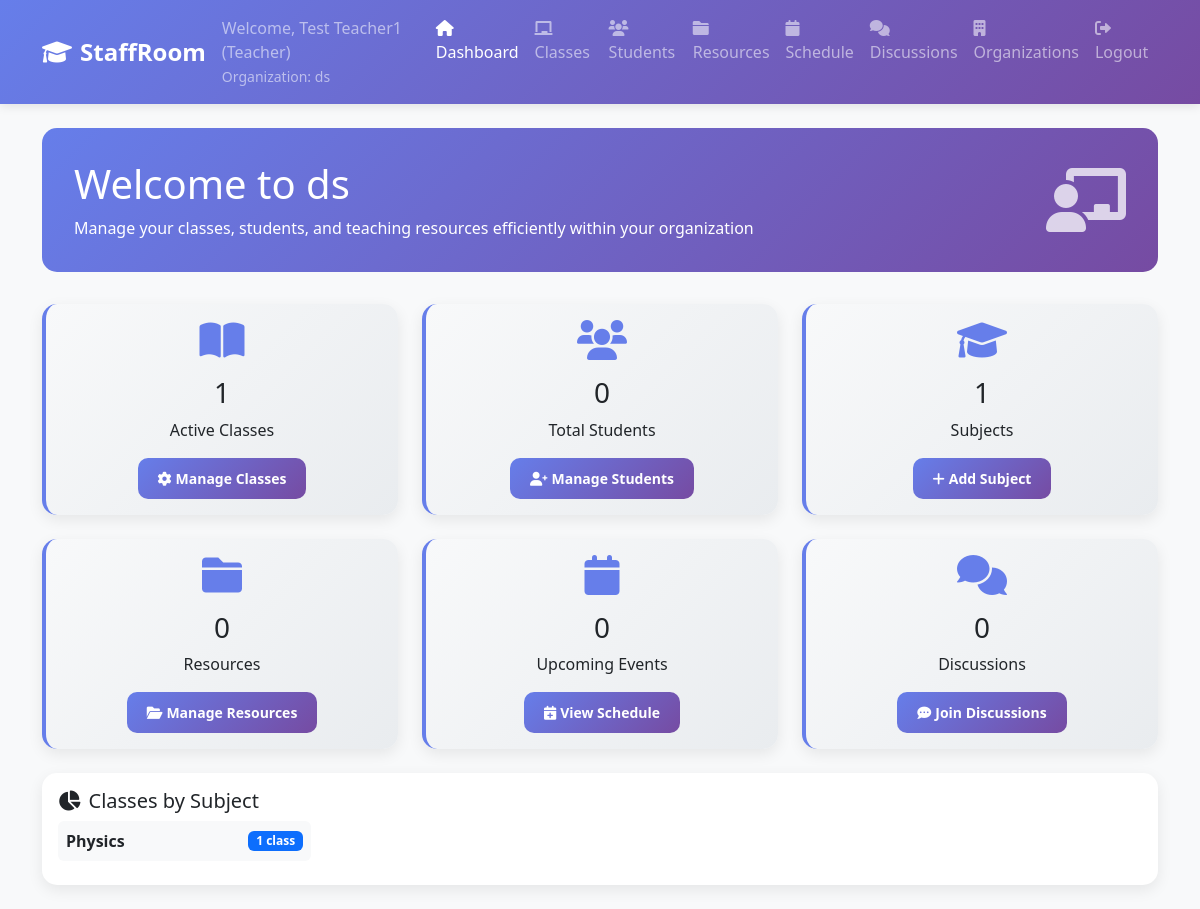
/dashboard (signed in), run on the app's committed database.
### tables this page shows
CREATE TABLE organizations (
                id INTEGER PRIMARY KEY AUTOINCREMENT,
                name TEXT NOT NULL,
                description TEXT,
                about TEXT,
                location TEXT,
                contact_email TEXT,
                contact_phone TEXT,
                website TEXT,
                logo_filename TEXT,
                logo_path TEXT,
                is_public BOOLEAN DEFAULT 1,
                discussion_privacy TEXT DEFAULT 'public' CHECK (discussion_privacy IN ('public', 'private')),
                created_by INTEGER NOT NULL,
                created_at TIMESTAMP DEFAULT CURRENT_TIMESTAMP,
                updated_at TIMESTAMP DEFAULT CURRENT_TIMESTAMP, banner_filename TEXT, banner_path TEXT,
                FOREIGN KEY (created_by) REFERENCES users (id)
            );

CREATE TABLE classes (
                id INTEGER PRIMARY KEY AUTOINCREMENT,
                name TEXT NOT NULL,
                description TEXT,
                subject_id INTEGER NOT NULL,
                grade_level INTEGER NOT NULL CHECK (grade_level BETWEEN 1 AND 12),
                teacher_id INTEGER NOT NULL,
                created_at TIMESTAMP DEFAULT CURRENT_TIMESTAMP, organization_id INTEGER,
                FOREIGN KEY (subject_id) REFERENCES subjects (id),
                FOREIGN KEY (teacher_id) REFERENCES users (id)
            );

CREATE TABLE subjects (
                id INTEGER PRIMARY KEY AUTOINCREMENT,
                name TEXT UNIQUE NOT NULL,
                description TEXT,
                is_custom BOOLEAN DEFAULT 0,
                created_by INTEGER,
                created_at TIMESTAMP DEFAULT CURRENT_TIMESTAMP,
                FOREIGN KEY (created_by) REFERENCES users (id)
            );

### web_app.py (the view)
    def decorated_function(*args, **kwargs):
        if 'user_id' not in session:
            return redirect(url_for('login'))
        user_organizations = db.get_user_organizations(session['user_id'])
        if not user_organizations:
            flash('You must join an organization to access this feature.', 'warning')
            return redirect(url_for('organizations'))
        return f(*args, **kwargs)

### web_app.py (called while the page is built)
def require_organization_access(f):
    def decorated_function(*args, **kwargs):
        if 'user_id' not in session:
            return redirect(url_for('login'))
        user_organizations = db.get_user_organizations(session['user_id'])
        if not user_organizations:
            flash('You must join an organization to access this feature.', 'warning')
            return redirect(url_for('organizations'))
        return f(*args, **kwargs)
    decorated_function.__name__ = f.__name__
    return decorated_function

    def get_connection(self):
        if self.db_path.startswith('postgresql://'):
            import psycopg2
            from psycopg2.extras import RealDictCursor
            conn = psycopg2.connect(self.db_path, cursor_factory=RealDictCursor)
        else:
            db_file = self.db_path.replace('sqlite:///', '')
            conn = sqlite3.connect(db_file)
            conn.row_factory = sqlite3.Row
        return conn

    def get_teacher_classes(self, teacher_id):
        conn = self.get_connection()
        cursor = conn.execute("""
            SELECT c.*, s.name as subject_name, s.description as subject_description
            FROM classes c
            JOIN subjects s ON c.subject_id = s.id
            WHERE c.teacher_id = ?
            ORDER BY c.grade_level, s.name
        """, (teacher_id,))
        classes = [dict(row) for row in cursor.fetchall()]
        conn.close()
        return classes

    def get_class_students(self, class_id):
        conn = self.get_connection()
        cursor = conn.execute("""
            SELECT u.*, cs.enrolled_at FROM users u
            JOIN class_students cs ON u.id = cs.student_id
            WHERE cs.class_id = ?
            ORDER BY u.first_name, u.last_name
        """, (class_id,))
        students = [dict(row) for row in cursor.fetchall()]
        conn.close()
        return students

    def get_user_organizations(self, user_id):
        conn = self.get_connection()
        cursor = conn.execute("""
            SELECT o.*, om.role, om.joined_at
            FROM organizations o
            JOIN organization_memberships om ON o.id = om.organization_id
            WHERE om.user_id = ?
            ORDER BY om.joined_at DESC
            LIMIT 1
        """, (user_id,))
        result = cursor.fetchone()
        conn.close()
        return [dict(result)] if result else []

### templates/dashboard.html (shortened to what this page needs)
{% extends "common/base.html" %}
{% block content %}
        <div class="welcome-section">
            <div class="row align-items-center">
                <div class="col-md-8">
                    <h1 class="mb-2">Welcome to {{ stats.organization_name }}</h1>
                    <p class="mb-0">Manage your classes, students, and teaching resources efficiently within your organization</p>
                </div>
                <div class="col-md-4 text-end">
                    <i class="fas fa-chalkboard-teacher fa-4x opacity-75"></i>
                </div>
            </div>
        </div>
        <div class="row mb-4">
            {% if user_type == 'teacher' %}
                <div class="col-md-4">
                    <div class="card stats-card h-100">
                        <div class="card-body text-center">
                            <i class="fas fa-book-open card-icon"></i>
                            <h3>{{ stats.classes }}</h3>
                            <p class="mb-3">Active Classes</p>
                            <a href="{{ url_for('classes') }}" class="btn btn-primary btn-sm">
                                <i class="fas fa-cog me-1"></i>Manage Classes
                            </a>
                        </div>
                    </div>
                </div>
                <div class="col-md-4">
                    <div class="card stats-card h-100">
                        <div class="card-body text-center">
                            <i class="fas fa-users card-icon"></i>
                            <h3>{{ stats.total_students }}</h3>
                            <p class="mb-3">Total Students</p>
                            <a href="{{ url_for('students') }}" class="btn btn-primary btn-sm">
                                <i class="fas fa-user-plus me-1"></i>Manage Students
                            </a>
                        </div>
                    </div>
                </div>
                <div class="col-md-4">
                    <div class="card stats-card h-100">
                        <div class="card-body text-center">
                            <i class="fas fa-graduation-cap card-icon"></i>
                            <h3>{{ stats.subjects }}</h3>
                            <p class="mb-3">Subjects</p>
                            <a href="{{ url_for('classes') }}" class="btn btn-primary btn-sm">
                                <i class="fas fa-plus me-1"></i>Add Subject
                            </a>
                        </div>
                    </div>
                </div>
            {% endif %}
        </div>
        <div class="row mb-4">
            <div class="col-md-4">
                <div class="card stats-card h-100">
                    <div class="card-body text-center">
                        <i class="fas fa-folder card-icon"></i>
                        <h3>{{ stats.resources or 0 }}</h3>
                        <p class="mb-3">Resources</p>
                        <a href="{{ url_for('resources') }}" class="btn btn-primary btn-sm">
                            <i class="fas fa-folder-open me-1"></i>Manage Resources
                        </a>
                    </div>
                </div>
            </div>
            <div class="col-md-4">
                <div class="card stats-card h-100">
                    <div class="card-body text-center">
                        <i class="fas fa-calendar card-icon"></i>
                        <h3>{{ stats.events or 0 }}</h3>
                        <p class="mb-3">Upcoming Events</p>
                        <a href="{{ url_for('schedule') }}" class="btn btn-primary btn-sm">
                            <i class="fas fa-calendar-plus me-1"></i>View Schedule
                        </a>
                    </div>
                </div>
            </div>
            <div class="col-md-4">
                <div class="card stats-card h-100">
                    <div class="card-body text-center">
                        <i class="fas fa-comments card-icon"></i>
                        <h3>{{ stats.discussions or 0 }}</h3>
                        <p class="mb-3">Discussions</p>
                        <a href="{{ url_for('discussions') }}" class="btn btn-primary btn-sm">
                            <i class="fas fa-comment-dots me-1"></i>Join Discussions
                        </a>
                    </div>
                </div>
            </div>
        </div>
        {% if user_type == 'teacher' and stats.subject_breakdown %}
        <div class="row mb-4">
            <div class="col-12">
                <div class="card">
                    <div class="card-body">
                        <h5 class="card-title">
                            <i class="fas fa-chart-pie me-2"></i>Classes by Subject
                        </h5>
                        <div class="row">
                            {% for subject, count in stats.subject_breakdown.items() %}
                            <div class="col-md-3 col-sm-6 mb-2">
                                <div class="d-flex justify-content-between align-items-center p-2 bg-light rounded">
                                    <span class="fw-bold">{{ subject }}</span>
                                    <span class="badge bg-primary">{{ count }} class{{ 'es' if count > 1 else '' }}</span>
                                </div>
                            </div>
                            {% endfor %}
                        </div>
                    </div>
                </div>
            </div>
        </div>
        {% endif %}
{% endblock %}

### templates/common/header.html
<nav class="navbar navbar-expand-lg navbar-dark">
    <div class="container">
        <a class="navbar-brand" href="{{ url_for('dashboard') }}">
            <i class="fas fa-graduation-cap me-2"></i>StaffRoom
        </a>
        <div class="navbar-nav ms-auto">
            <span class="navbar-text me-3">
                Welcome, {{ session.first_name }} {{ session.last_name }} ({{ session.user_type.title() }})
                {% if session.current_org_id %}
                <br><small>Organization: {{ session.current_org_name or 'Unknown' }}</small>
                {% endif %}
            </span>
            <a class="nav-link {% if request.endpoint == 'dashboard' %}active{% endif %}" href="{{ url_for('dashboard') }}">
                <i class="fas fa-home me-1"></i>Dashboard
            </a>
            <a class="nav-link {% if request.endpoint == 'classes' %}active{% endif %}" href="{{ url_for('classes') }}">
                <i class="fas fa-chalkboard me-1"></i>Classes
            </a>
            <a class="nav-link {% if request.endpoint == 'students' %}active{% endif %}" href="{{ url_for('students') }}">
                <i class="fas fa-users me-1"></i>Students
            </a>
            <a class="nav-link {% if request.endpoint == 'resources' %}active{% endif %}" href="{{ url_for('resources') }}">
                <i class="fas fa-folder me-1"></i>Resources
            </a>
            <a class="nav-link {% if request.endpoint == 'schedule' %}active{% endif %}" href="{{ url_for('schedule') }}">
                <i class="fas fa-calendar me-1"></i>Schedule
            </a>
            <a class="nav-link {% if request.endpoint == 'discussions' or request.endpoint == 'global_discussions' %}active{% endif %}" href="{{ url_for('discussions') }}">
                <i class="fas fa-comments me-1"></i>Discussions
            </a>
            <a class="nav-link {% if request.endpoint == 'organizations' %}active{% endif %}" href="{{ url_for('organizations') }}">
                <i class="fas fa-building me-1"></i>Organizations
            </a>
            <a class="nav-link" href="{{ url_for('logout') }}">
                <i class="fas fa-sign-out-alt me-1"></i>Logout
            </a>
        </div>
    </div>
</nav>

### data on the page
organizations: name "ds", organization_name "ds"
classes: name "Physics", count "1"

### other printed values
{{ session.first_name }} "Test"
{{ session.last_name }} "Teacher1"
{{ session.user_type.title() }} "Teacher"
{{ stats.classes }} "1"
{{ stats.total_students }} "0"
{{ stats.subjects }} "1"
{{ stats.resources or 0 }} "0"
{{ stats.events or 0 }} "0"
{{ stats.discussions or 0 }} "0"
